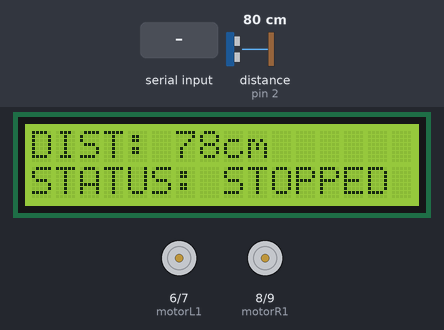
A sketch run on a simulated Arduino Uno, built with avr-gcc and run on an emulated ATmega328P. Shown: 16×2 character LCD, motor-driver pin pairs drawn as motors (green arrow = first pin HIGH = forward, orange = second pin HIGH = backward, longer = more drive). Wiring (inferred from the names in the program): ultrasonic range finder: trigger pin 12; echo pin 2. The test bench sets the inputs (shaded band); at power-on: distance to the obstacle (sensor on pin 2) 80 cm. The echo pulse lasts 58.3 µs per cm.

Above: at 3.2 s.
3.3 s: distance to the obstacle (sensor on pin 2) set to 23 cm
At 4.5 s:
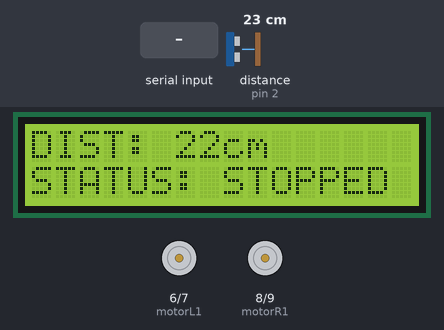
4.8 s: distance to the obstacle (sensor on pin 2) set to 18 cm
At 6.1 s:
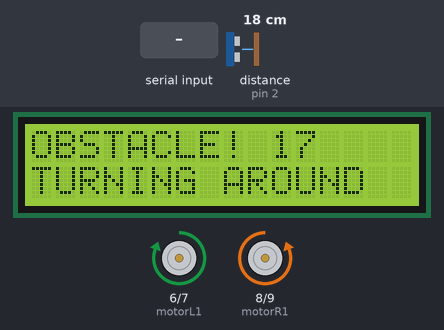
7.8 s: distance to the obstacle (sensor on pin 2) set to 35 cm
At 9.1 s:
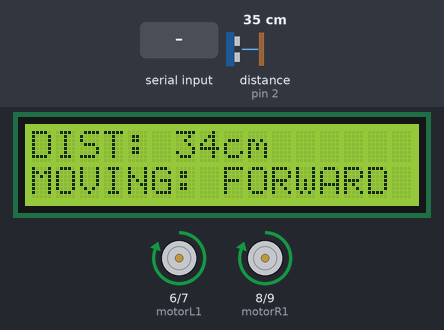
9.4 s: "b" received over Serial
At 10.6 s:
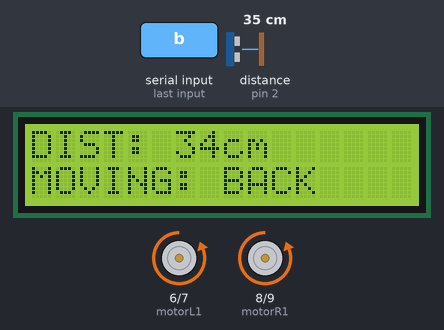
10.9 s: "l" received over Serial
At 11.7 s:
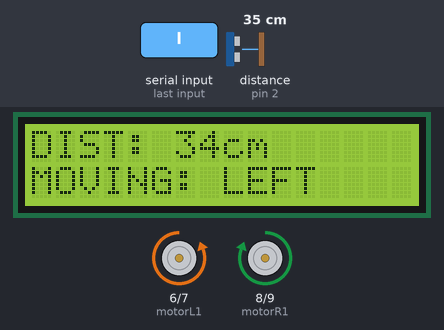
12.4 s: "r" received over Serial
At 13.1 s:
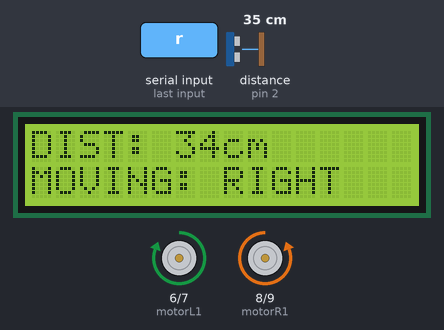
Timing chart, 0 to 14.9 s (numbered marks = the images above; inputs shaded):
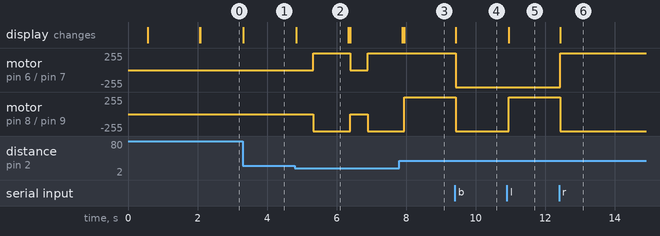

Measured:
- the behaviour switches between 21 and 20 cm on distance to the obstacle (sensor on pin 2) (found by bisection; images 1 and 2)
- after the input at 3.3 s, the display: changes at once (image 1)
- after the input at 4.8 s, motor on pin 6 (motorL1) / pin 7 (motorL2): stopped → forward 255/255 after 0.53 s, → stopped 1.1 s later, → forward 255/255 0.51 s later; motor on pin 8 (motorR1) / pin 9 (motorR2): stopped → backward 255/255 after 0.53 s, → stopped 1.1 s later, → backward 255/255 0.51 s later; the display: changes at once (image 2)
- after the input at 7.8 s, motor on pin 6 (motorL1) / pin 7 (motorL2): stays forward 255/255 (without the input it goes to stopped after 0.15 s); the display: first differs from a run without the input after 0.15 s (image 3)
- after the input at 9.4 s, motor on pin 6 (motorL1) / pin 7 (motorL2), motor on pin 8 (motorR1) / pin 9 (motorR2): forward 255/255 → backward 255/255 at once; the display: changes at once (image 4)
- after the input at 10.9 s, motor on pin 8 (motorR1) / pin 9 (motorR2): backward 255/255 → forward 255/255 after 0.06 s; the display: changes after 0.06 s (image 5)
- after the input at 12.4 s, motor on pin 6 (motorL1) / pin 7 (motorL2): backward 255/255 → forward 255/255 at once; motor on pin 8 (motorR1) / pin 9 (motorR2): forward 255/255 → backward 255/255 at once; the display: changes at once (image 6)

The sketch:

Slave_Code.ino
```cpp
#include <LiquidCrystal.h>

// LCD Mapping
LiquidCrystal lcd(A4, A3, A2, A1, A0, 13);

// Pin Definitions
const int trigPin = 12;
const int echoPin = 2;

// Motor Pins
const int motorL1 = 6;
const int motorL2 = 7;
const int motorR1 = 8;
const int motorR2 = 9;

char command = 's';
int distance = 0;

void setup() {
  Serial.begin(9600);
  delay(500);
  lcd.begin(16, 2);


  pinMode(trigPin, OUTPUT);
  pinMode(echoPin, INPUT);

  pinMode(motorL1, OUTPUT); pinMode(motorL2, OUTPUT);
  pinMode(motorR1, OUTPUT); pinMode(motorR2, OUTPUT);
  lcd.setCursor(0, 0);
  lcd.print("DESHBOT CAR");
  delay(1500);
  lcd.clear();
}

void loop() {
  // --- 1. SENSOR READ ---
  digitalWrite(trigPin, LOW);
  delayMicroseconds(2);
  digitalWrite(trigPin, HIGH);
  delayMicroseconds(10);
  digitalWrite(trigPin, LOW);

  long duration = pulseIn(echoPin, HIGH, 30000);
  distance = duration * 0.034 / 2;

  // --- 2. BLUETOOTH INPUT ---
  if (Serial.available() > 0) {
    command = Serial.read();
  }

  // --- 3. LOGIC (AUTO-AVOIDANCE) ---
// --- 3. LOGIC (AUTO-AVOIDANCE) ---
  if (distance > 0 && distance < 20) {
    // Obstacle detected!
    stopMotors();
    lcd.clear();
    lcd.setCursor(0, 0);
    lcd.print("OBSTACLE! "); lcd.print(distance);
    lcd.setCursor(0, 1);
    lcd.print("TURNING AROUND");

    delay(500);

    // Execute turn
    right();
    delay(1000); // Time to turn 180 degrees

    // CHANGE IS HERE:
    // Instead of stopping, we set the command to forward
    command = 'f';
    lcd.clear();
    // No stopMotors() here, so it transitions smoothly into executeCommand('f')
  }
  else {
    // No obstacle, follow current command (which is now 'f' after a turn)
    executeCommand(command);

    lcd.setCursor(0, 0);
    lcd.print("DIST: "); lcd.print(distance); lcd.print("cm   ");
  }

  delay(50);
}

void executeCommand(char c) {
  lcd.setCursor(0, 1);
  switch (c) {
    case 'f': lcd.print("MOVING: FORWARD "); forward(); break;
    case 'b': lcd.print("MOVING: BACK    "); backward(); break;
    case 'l': lcd.print("MOVING: LEFT    "); left(); break;
    case 'r': lcd.print("MOVING: RIGHT   "); right(); break;
    case 's': lcd.print("STATUS: STOPPED "); stopMotors(); break;
  }
}

// Movement Logic
void forward() {
  digitalWrite(motorL1, HIGH); digitalWrite(motorL2, LOW);
  digitalWrite(motorR1, HIGH); digitalWrite(motorR2, LOW);
}
void backward() {
  digitalWrite(motorL1, LOW); digitalWrite(motorL2, HIGH);
  digitalWrite(motorR1, LOW); digitalWrite(motorR2, HIGH);
}
void left() {
  digitalWrite(motorL1, LOW); digitalWrite(motorL2, HIGH);
  digitalWrite(motorR1, HIGH); digitalWrite(motorR2, LOW);
}
void right() {
  digitalWrite(motorL1, HIGH); digitalWrite(motorL2, LOW);
  digitalWrite(motorR1, LOW); digitalWrite(motorR2, HIGH);
}
void stopMotors() {
  digitalWrite(motorL1, LOW); digitalWrite(motorL2, LOW);
  digitalWrite(motorR1, LOW); digitalWrite(motorR2, LOW);
}
```
